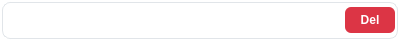
<?xml version="1.0" encoding="UTF-8"?>
<ui version="4.0">
 <class>FolderListItem</class>
 <widget class="QWidget" name="FolderListItem">
  <property name="geometry">
   <rect>
    <x>0</x>
    <y>0</y>
    <width>400</width>
    <height>41</height>
   </rect>
  </property>
  <property name="windowTitle">
   <string>Form</string>
  </property>
  <property name="styleSheet">
   <string notr="true">QWidget#FolderListItem {
    background-color: #ffffff;
    border: 1px solid #e1e5e9;
    border-radius: 8px;
    margin: 2px;
    padding: 4px;
}

QWidget#FolderListItem:hover {
    background-color: #f8f9fa;
    border-color: #adb5bd;
}

QWidget#FolderListItem:focus {
    border-color: #007bff;
}</string>
  </property>
  <layout class="QHBoxLayout" name="horizontalLayout" stretch="1,0">
   <property name="topMargin">
    <number>5</number>
   </property>
   <property name="rightMargin">
    <number>5</number>
   </property>
   <property name="bottomMargin">
    <number>5</number>
   </property>
   <item>
    <widget class="QLabel" name="folderPathLabel">
     <property name="styleSheet">
      <string notr="true">QLabel {
    color: #495057;
    font-size: 16px;
    font-family: &quot;Segoe UI&quot;, &quot;Microsoft YaHei&quot;, Arial, sans-serif;
    font-weight: 400;
    background: transparent;
    border: none;
    padding: 6px 8px;
    margin: 0px;
}

QLabel:hover {
    color: #212529;
}</string>
     </property>
     <property name="text">
      <string/>
     </property>
    </widget>
   </item>
   <item>
    <widget class="QPushButton" name="deleteBtn">
     <property name="minimumSize">
      <size>
       <width>50</width>
       <height>0</height>
      </size>
     </property>
     <property name="maximumSize">
      <size>
       <width>50</width>
       <height>16777215</height>
      </size>
     </property>
     <property name="styleSheet">
      <string notr="true">QPushButton {
    background-color: #dc3545;
    color: white;
    border: solid 1px transparent;
    border-radius: 6px;
    font-size: 12px;
    font-weight: 600;
    font-family: &quot;Segoe UI&quot;, &quot;Microsoft YaHei&quot;, Arial, sans-serif;
    padding: 6px 12px;
}

QPushButton:hover {
    background-color: #c82333;
}

QPushButton:pressed {
    background-color: #bd2130;
}

QPushButton:focus {
    outline: none;
}</string>
     </property>
     <property name="text">
      <string>Del</string>
     </property>
    </widget>
   </item>
  </layout>
 </widget>
 <resources/>
 <connections/>
</ui>
